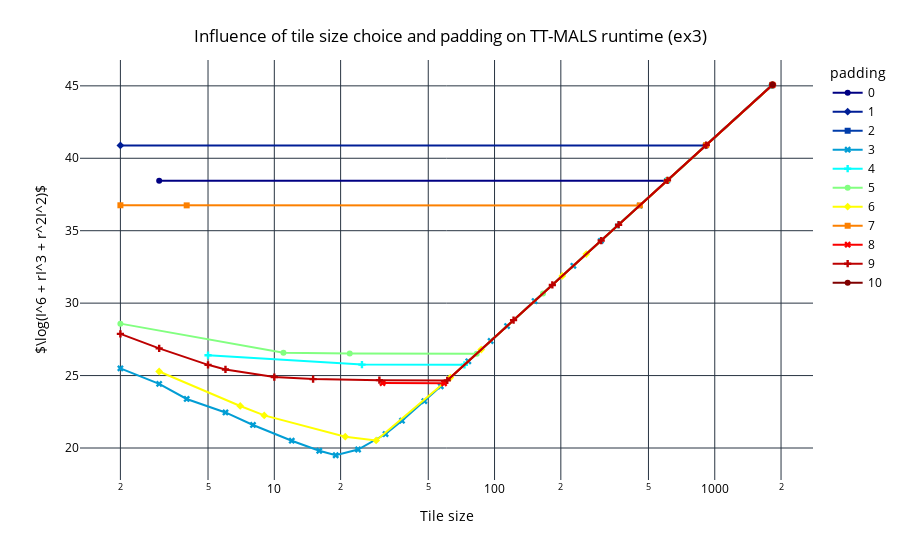

Notebook code for this chart:
### Markdown cell above
Explore effects of rcm followed by padding

### Code cell
# show different cases: when it helps and when it cannot improve the situation
line_plot_padding_tile_size_tt_mals_runtime_per_matrix(rcm_padding_df, "ex3")

### Figure 1 — Plotly figure (JSON) as saved in the notebook; plotly's stock layout.template omitted (floating-point values rounded to 4 significant figures)
{"data": [{"hovertemplate": "padding=0<br>Tile size=%{x}<br>log_obj_func=%{y}<extra></extra>", "legendgroup": "0", "line": {"color": "rgb(0, 0, 131)", "dash": "solid"}, "marker": {"symbol": "circle"}, "mode": "lines+markers", "name": "0", "orientation": "v", "showlegend": true, "x": [3.0, 607.0, 1821.0], "xaxis": "x", "y": [38.45, 38.45, 45.04], "yaxis": "y", "type": "scatter"}, {"hovertemplate": "padding=1<br>Tile size=%{x}<br>log_obj_func=%{y}<extra></extra>", "legendgroup": "1", "line": {"color": "rgb(0, 30, 150)", "dash": "solid"}, "marker": {"symbol": "diamond"}, "mode": "lines+markers", "name": "1", "orientation": "v", "showlegend": true, "x": [2.0, 911.0, 1822.0], "xaxis": "x", "y": [40.89, 40.89, 45.05], "yaxis": "y", "type": "scatter"}, {"hovertemplate": "padding=2<br>Tile size=%{x}<br>log_obj_func=%{y}<extra></extra>", "legendgroup": "2", "line": {"color": "rgb(0, 60, 170)", "dash": "solid"}, "marker": {"symbol": "square"}, "mode": "lines+markers", "name": "2", "orientation": "v", "showlegend": true, "x": [1823.0], "xaxis": "x", "y": [45.05], "yaxis": "y", "type": "scatter"}, {"hovertemplate": "padding=3<br>Tile size=%{x}<br>log_obj_func=%{y}<extra></extra>", "legendgroup": "3", "line": {"color": "rgb(2, 157, 212)", "dash": "solid"}, "marker": {"symbol": "x"}, "mode": "lines+markers", "name": "3", "orientation": "v", "showlegend": true, "x": [2.0, 3.0, 4.0, 6.0, 8.0, 12.0, 16.0, 19.0, 24.0, 32.0, 38.0, 48.0, 57.0, 76.0, 96.0, 114.0, 152.0, 228.0, 304.0, 456.0, 608.0, 912.0, 1824.0], "xaxis": "x", "y": [25.5, 24.43, 23.39, 22.45, 21.59, 20.5, 19.81, 19.5, 19.9, 20.96, 21.88, 23.24, 24.26, 25.99, 27.39, 28.42, 30.14, 32.58, 34.3, 36.73, 38.46, 40.89, 45.05], "yaxis": "y", "type": "scatter"}, {"hovertemplate": "padding=4<br>Tile size=%{x}<br>log_obj_func=%{y}<extra></extra>", "legendgroup": "4", "line": {"color": "rgb(5, 255, 255)", "dash": "solid"}, "marker": {"symbol": "cross"}, "mode": "lines+markers", "name": "4", "orientation": "v", "showlegend": true, "x": [5.0, 25.0, 73.0, 365.0, 1825.0], "xaxis": "x", "y": [26.41, 25.76, 25.74, 35.4, 45.06], "yaxis": "y", "type": "scatter"}, {"hovertemplate": "padding=5<br>Tile size=%{x}<br>log_obj_func=%{y}<extra></extra>", "legendgroup": "5", "line": {"color": "rgb(130, 255, 128)", "dash": "solid"}, "marker": {"symbol": "circle"}, "mode": "lines+markers", "name": "5", "orientation": "v", "showlegend": true, "x": [2.0, 11.0, 22.0, 83.0, 166.0, 913.0, 1826.0], "xaxis": "x", "y": [28.59, 26.57, 26.52, 26.51, 30.67, 40.9, 45.06], "yaxis": "y", "type": "scatter"}, {"hovertemplate": "padding=6<br>Tile size=%{x}<br>log_obj_func=%{y}<extra></extra>", "legendgroup": "6", "line": {"color": "rgb(255, 255, 0)", "dash": "solid"}, "marker": {"symbol": "diamond"}, "mode": "lines+markers", "name": "6", "orientation": "v", "showlegend": true, "x": [3.0, 7.0, 9.0, 21.0, 29.0, 63.0, 87.0, 203.0, 261.0, 609.0, 1827.0], "xaxis": "x", "y": [25.28, 22.9, 22.25, 20.78, 20.52, 24.86, 26.8, 31.88, 33.39, 38.47, 45.06], "yaxis": "y", "type": "scatter"}, {"hovertemplate": "padding=7<br>Tile size=%{x}<br>log_obj_func=%{y}<extra></extra>", "legendgroup": "7", "line": {"color": "rgb(252, 128, 0)", "dash": "solid"}, "marker": {"symbol": "square"}, "mode": "lines+markers", "name": "7", "orientation": "v", "showlegend": true, "x": [2.0, 4.0, 457.0, 914.0, 1828.0], "xaxis": "x", "y": [36.76, 36.75, 36.75, 40.91, 45.07], "yaxis": "y", "type": "scatter"}, {"hovertemplate": "padding=8<br>Tile size=%{x}<br>log_obj_func=%{y}<extra></extra>", "legendgroup": "8", "line": {"color": "rgb(250, 0, 0)", "dash": "solid"}, "marker": {"symbol": "x"}, "mode": "lines+markers", "name": "8", "orientation": "v", "showlegend": true, "x": [31.0, 59.0, 1829.0], "xaxis": "x", "y": [24.48, 24.47, 45.07], "yaxis": "y", "type": "scatter"}, {"hovertemplate": "padding=9<br>Tile size=%{x}<br>log_obj_func=%{y}<extra></extra>", "legendgroup": "9", "line": {"color": "rgb(189, 0, 0)", "dash": "solid"}, "marker": {"symbol": "cross"}, "mode": "lines+markers", "name": "9", "orientation": "v", "showlegend": true, "x": [2.0, 3.0, 5.0, 6.0, 10.0, 15.0, 30.0, 61.0, 122.0, 183.0, 305.0, 366.0, 610.0, 915.0, 1830.0], "xaxis": "x", "y": [27.88, 26.88, 25.74, 25.42, 24.9, 24.76, 24.68, 24.67, 28.82, 31.26, 34.32, 35.42, 38.48, 40.91, 45.07], "yaxis": "y", "type": "scatter"}, {"hovertemplate": "padding=10<br>Tile size=%{x}<br>log_obj_func=%{y}<extra></extra>", "legendgroup": "10", "line": {"color": "rgb(128, 0, 0)", "dash": "solid"}, "marker": {"symbol": "circle"}, "mode": "lines+markers", "name": "10", "orientation": "v", "showlegend": true, "x": [1831.0], "xaxis": "x", "y": [45.08], "yaxis": "y", "type": "scatter"}], "layout": {"xaxis": {"anchor": "y", "domain": [0.0, 1.0], "title": {"text": "Tile size"}, "type": "log"}, "yaxis": {"anchor": "x", "domain": [0.0, 1.0], "title": {"text": "$\\log(I^6 + rI^3 + r^2I^2)$"}}, "legend": {"title": {"text": "padding"}, "tracegroupgap": 0}, "margin": {"t": 60}, "title": {"text": "Influence of tile size choice and padding on TT-MALS runtime (ex3)", "x": 0.5, "xanchor": "center", "yanchor": "top"}, "font": {"color": "black"}, "plot_bgcolor": "white", "paper_bgcolor": "white"}}
